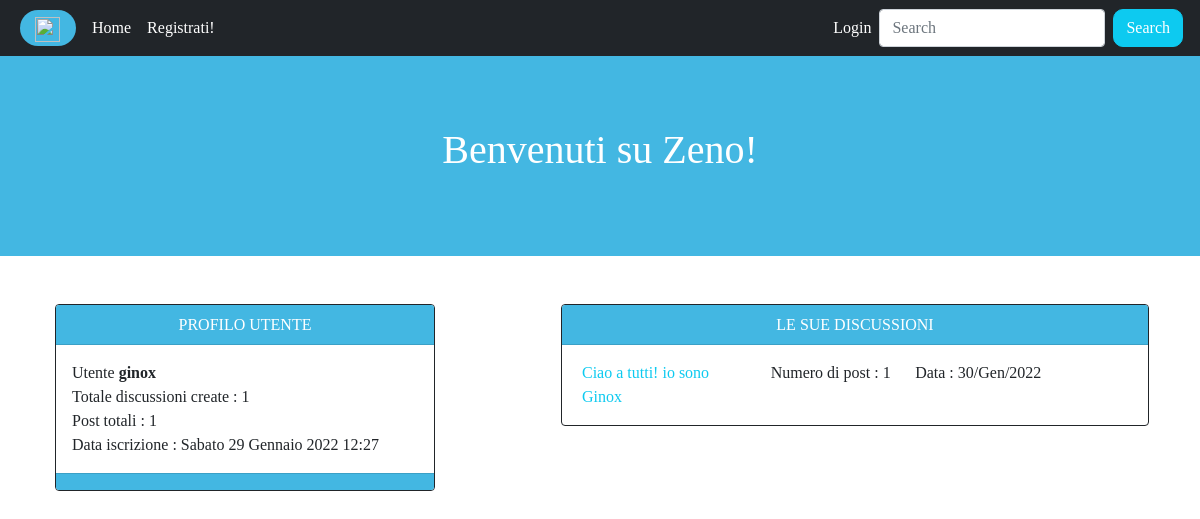
The app's page /user/ginox/ with its own data.
### app/models.py (models this page shows, shortened)
class Discussione(models.Model):
    sezione_appartenenza = models.ForeignKey(Sezione,on_delete=models.CASCADE,related_name='discussioni_appartenenza')
    titolo = models.CharField(max_length=100)
    primo_post = models.TextField()
    autore = models.ForeignKey(User,on_delete=models.CASCADE,related_name='discussioni')
    data = models.DateTimeField(auto_now_add=True)
    def get_absolute_url(self):
        return reverse('discussion',kwargs={'pk':self.pk})
    class Meta:
        verbose_name = 'Discussione'
        verbose_name_plural = 'Discussioni'

### app/views.py (the view)
# urls.py: path('user/<str:username>/', user_profile , name='user_profile'),
def user_profile(request,username):
    user = get_object_or_404(User,username=username)
    context = {'user':user}
    return render(request,'user_profile.html',context)

### app/templates/user_profile.html (shortened to what this page needs)
{% extends 'base.html' %}
{% block content %}
    <div class="row justify-content-around">
        <div class="col-md-4">
            <div class="card border-dark ms-1">
                <div class="card-header color text-white"style="height:40px">
                    {% if request.user.username == user.username %}
                        <p class="text-center">IL TUO PROFILO UTENTE</p>
                    {% else %}
                        <p class="text-center">PROFILO UTENTE</p>
                    {% endif %}
                </div>
                <div class="card-body">
                    <p class="card-text my-0">Utente <strong>{{user.username}}</strong></p>
                    <p class="card-text my-0">Totale discussioni create : {{user.discussioni.count}}</p>
                    <p class="card-text my-0">Post totali : {{user.posts.count}}</p>
                    <p class="card-text my0">Data iscrizione : {{user.date_joined}}</p>
                </div>
                <div class="card-footer color"></div>
            </div>
        </div>
        <div class="col-md-6">
                <div class="card border-dark">
                    <div class="card-header color text-white"style="height:40px">
                        {% if request.user.username == user.username %}
                            <p class="text-center"> LE TUE DISCUSSIONI</p>
                        {% else %}
                            <p class="text-center">LE SUE DISCUSSIONI</p>
                        {% endif %}
                    </div>
                    <div class="card-body">
                        <div class="row">
                            {% for discussione in user.discussioni.all %}
                                <div class="col-4">
                                    <p class="card-text ms-1"><a class="link-info"href="{{discussione.get_absolute_url}}">{{discussione.titolo}}</a></p>
                                </div>
                                <div class="col-3">
                                    <p class="card-text">Numero di post : {{discussione.autore.posts.count }}</p>
                                </div>
                                <div class="col-4">
                                    <p class="card-text">Data : {{discussione.data|date:"d/M/Y"}}</p>
                                </div>
                            {% endfor %}
                        </div>
                    </div>
            </div>
        </div>
    </div>
{% endblock content %}

### static/stile.css (style rules this page uses)
* { margin : 0; padding: 0; box-sizing: border-box; }
body { font-family: 'Sansita Swashed', cursive; }
.link-info { text-decoration:none; }
.color { background-color : #43b7e2; }

### records on screen
Discussione: titolo "Ciao a tutti! io sono Ginox", autore.posts.count "1", data "30/Gen/2022"

### other values on screen
{{ user.username }} "ginox"
{{ user.discussioni.count }} "1"
{{ user.posts.count }} "1"
{{ user.date_joined }} "Sabato 29 Gennaio 2022 12:27"
